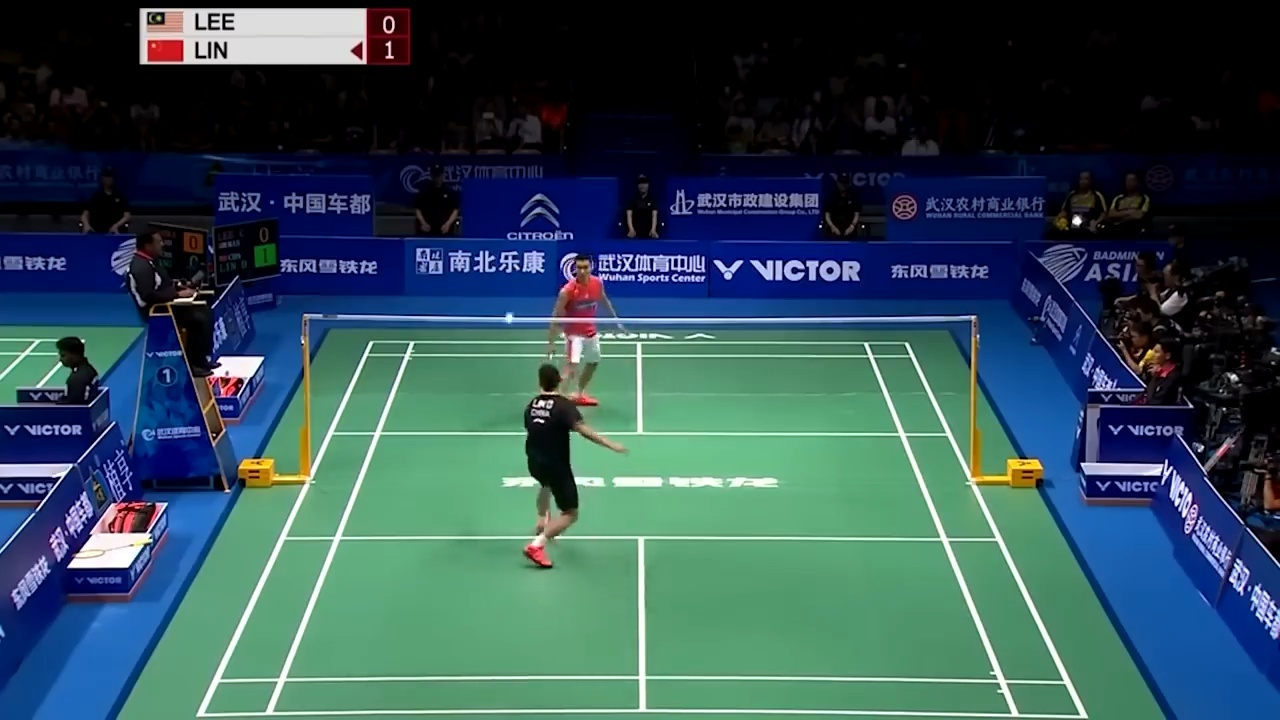
#> input picture jupyter/img_for_singlecourt/12.jpeg, 1280 x 720 px; its folder holds only this picture in this run
$ python test.py
#> lines starting #> are read from the running program, lines starting #| are printed output that depends on the picture; after the words box and inside, x2 and y2 are one past the last pixel; in counts of white or black regions, pixels touching at a corner belong together
import os
import cv2 as cv
import numpy as np
from matplotlib import pyplot as plt

# 获取当前目录下的所有jpeg图片
image_paths = [f for f in os.listdir('.') if f.endswith('.jpeg')]

# 定义角点
p1, p2, p3, p4 = (183, 337), (1099, 337), (183, 719), (1099, 719)

# 用于存储所有图像中检测到的线条
all_lines = []

# 处理每张图片
for path in image_paths:
    img_org = cv.imread(path)
#> img_org is the input picture: shape (720, 1280, 3); mean B, G, R 86.3, 79.2, 50.4
    img_gray = cv.cvtColor(img_org, cv.COLOR_BGR2GRAY)
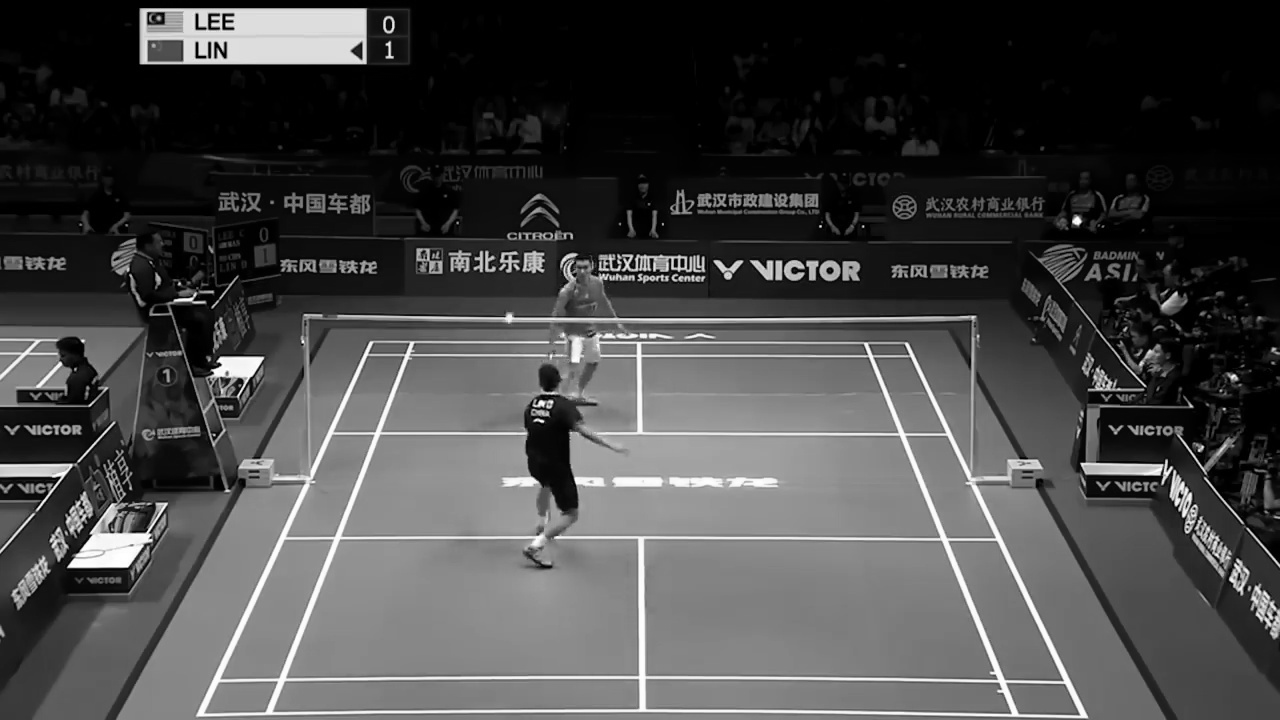
#> img_gray: shape (720, 1280); min 0, max 255, mean 71.4
    ret, th1 = cv.threshold(img_gray, 150, 255, cv.THRESH_BINARY)
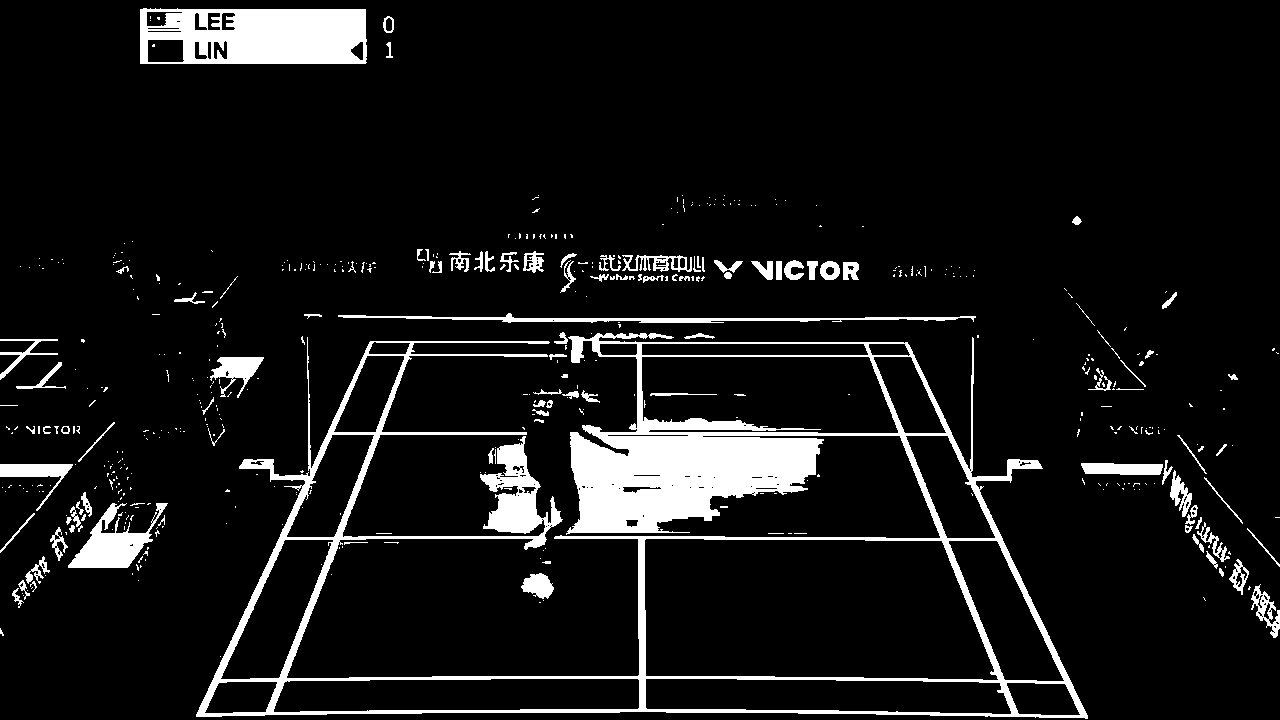
#> th1: shape (720, 1280); 8.5% white; 508 white regions (402 under 20 px), largest, box (x1, y1, x2, y2) and area: (196, 333, 1088, 719) 48503, (140, 8, 367, 64) 10530, (68, 503, 168, 568) 2629
    roi = th1[p1[1]:p4[1], p1[0]:p4[0]]
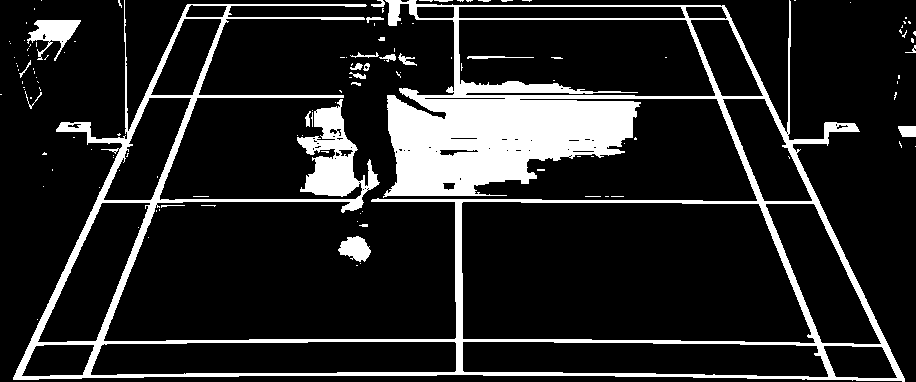
#> roi: shape (382, 916); 14.7% white; 128 white regions (106 under 20 px), largest, box (x1, y1, x2, y2) and area: (13, 0, 905, 382) 48193, (27, 20, 81, 61) 984, (338, 236, 371, 262) 562
    edges_roi = cv.Canny(roi, 50, 150, apertureSize=3)
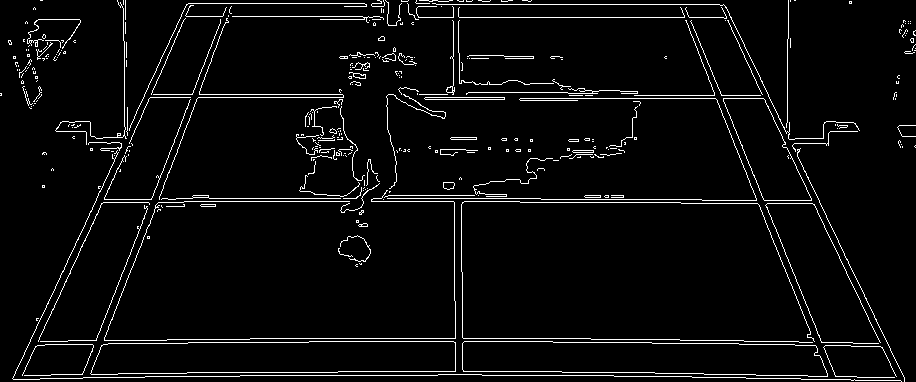
#> edges_roi: shape (382, 916); 4.3% white in thin lines or dots

    # 执行霍夫线变换
    linesP = cv.HoughLinesP(edges_roi, rho=1, theta=np.pi/180, threshold=120, minLineLength=10, maxLineGap=14)
#> linesP = 46 rows, first 6: [240, 375, 437, 375], [250, 338, 590, 338], [209, 198, 540, 198], [363, 17, 731, 17], [744, 341, 798, 341], [184, 201, 519, 201]

    # 存储检测到的线条
    if linesP is not None:
        for line in linesP:
            all_lines.append(line[0])
#> this loop made 46 passes
#> line on passes 1 to 12: [[240, 375, 437, 375]], [[250, 338, 590, 338]], [[209, 198, 540, 198]], [[363, 17, 731, 17]], [[744, 341, 798, 341]], [[184, 201, 519, 201]], [[436, 4, 723, 4]], [[12, 378, 187, 4]], [[150, 97, 343, 97]], [[686, 10, 829, 362]], [[546, 375, 659, 376]], [[562, 372, 654, 372]]
#> after the loop, all_lines = 46 items, first 6: [240, 375, 437, 375], [250, 338, 590, 338], [209, 198, 540, 198], [363, 17, 731, 17], [744, 341, 798, 341], [184, 201, 519, 201]

# 创建一个新图像
new_img = np.zeros((p4[1]-p1[1], p4[0]-p1[0], 3), np.uint8)

# 在新图像上绘制所有检测到的线条
for line in all_lines:
    x1, y1, x2, y2 = line
    cv.line(new_img, (x1, y1), (x2, y2), (0, 255, 0), 3)
#> this loop made 46 passes
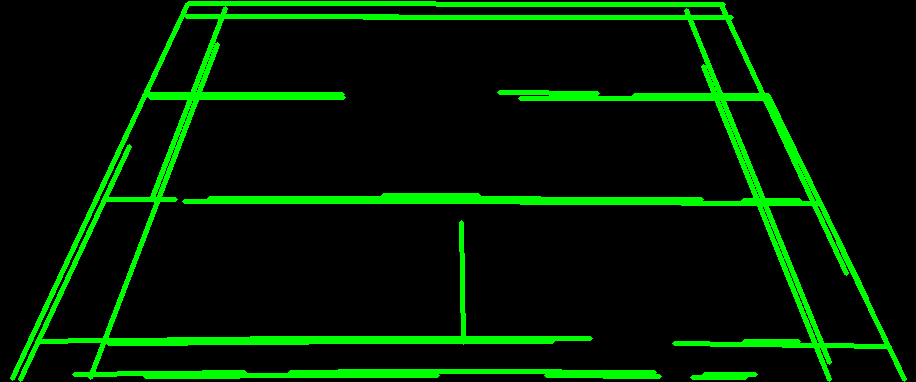
#> new_img: shape (382, 916, 3); mean of channels 0, 1, 2 0, 27.6, 0; drawn as B, G, R

# 显示和保存结果
plt.figure(figsize=(10, 8))
plt.imshow(cv.cvtColor(new_img, cv.COLOR_BGR2RGB))
plt.title('Detected Lines in All Images'), plt.xticks([]), plt.yticks([])
plt.show()

$ run again, on jupyter/img_for_singlecourt/3.jpeg
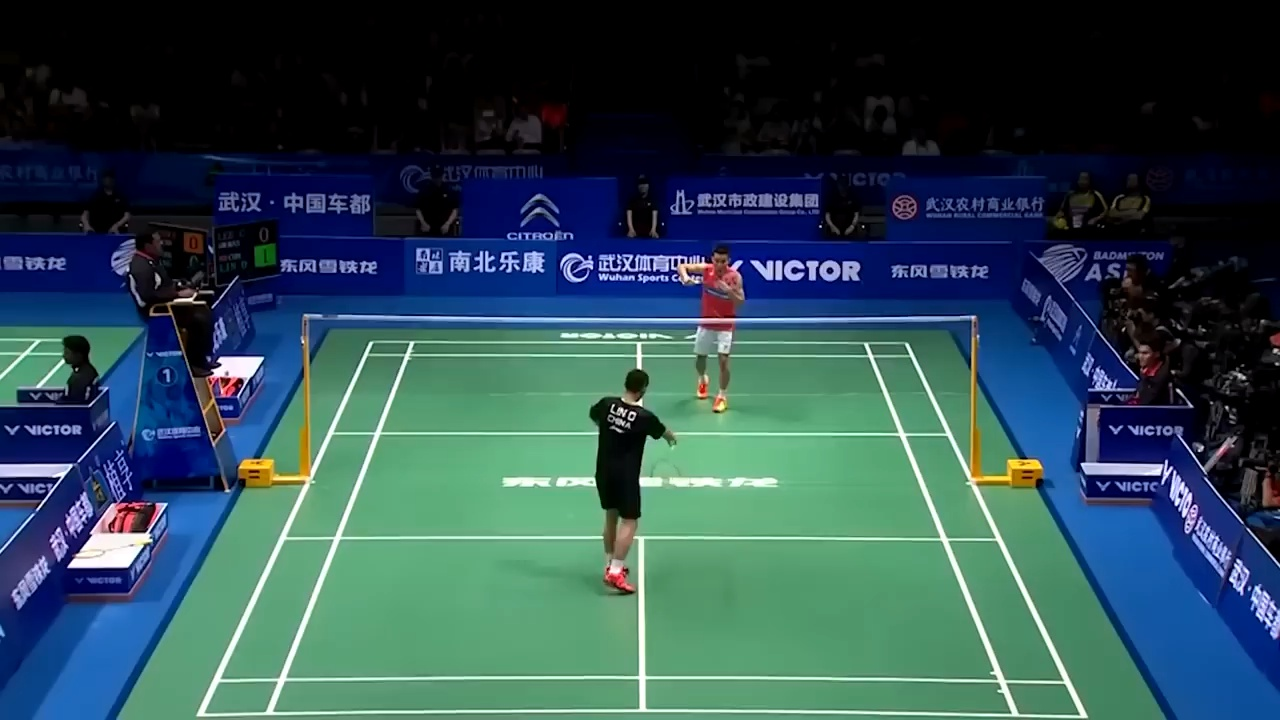
#> input picture jupyter/img_for_singlecourt/3.jpeg, 1280 x 720 px
#> img_org is the input picture: shape (720, 1280, 3); mean B, G, R 82.9, 76, 46.5
#> `ret, th1 = cv.threshold(img_gray, 150, 255, cv.THRESH_BINARY)`:
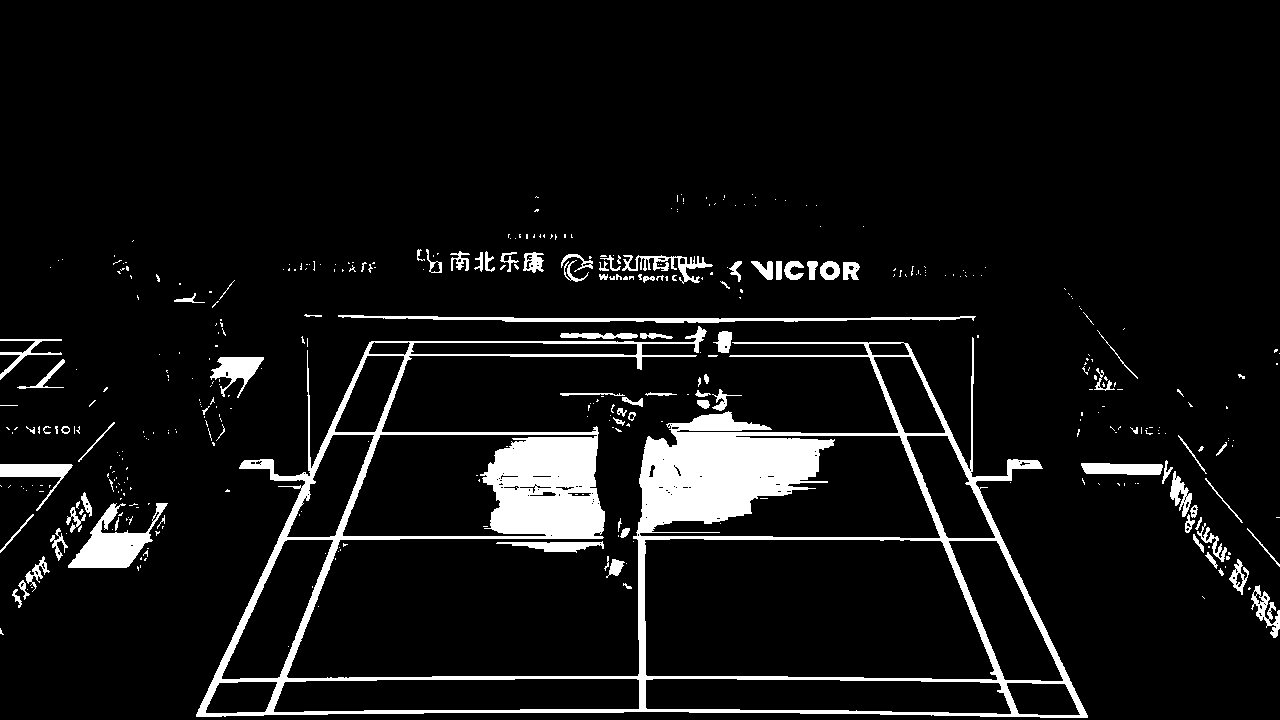
#> th1: shape (720, 1280); 7.5% white; 414 white regions (322 under 20 px), largest, box (x1, y1, x2, y2) and area: (196, 326, 1088, 718) 49056, (68, 503, 168, 568) 2602, (338, 315, 976, 323) 2115
#> roi: shape (382, 916); 15.1% white; 112 white regions (85 under 20 px), largest, box (x1, y1, x2, y2) and area: (13, 0, 905, 381) 48960, (27, 20, 81, 61) 996, (313, 204, 421, 216) 669
#> edges_roi: shape (382, 916); 4.2% white in thin lines or dots
#> linesP = 46 rows, first 6: [14, 375, 54, 375], [250, 338, 603, 338], [195, 342, 332, 342], [148, 198, 319, 198], [144, 94, 415, 94], [94, 202, 217, 202]
#> the loop `for line in linesP:` made 46 passes
#> after the loop `for line in linesP:`: all_lines = 46 items, first 6: [14, 375, 54, 375], [250, 338, 603, 338], [195, 342, 332, 342], [148, 198, 319, 198], [144, 94, 415, 94], [94, 202, 217, 202]
#> the loop `for line in all_lines:` made 46 passes
#> after the loop `for line in all_lines:`:
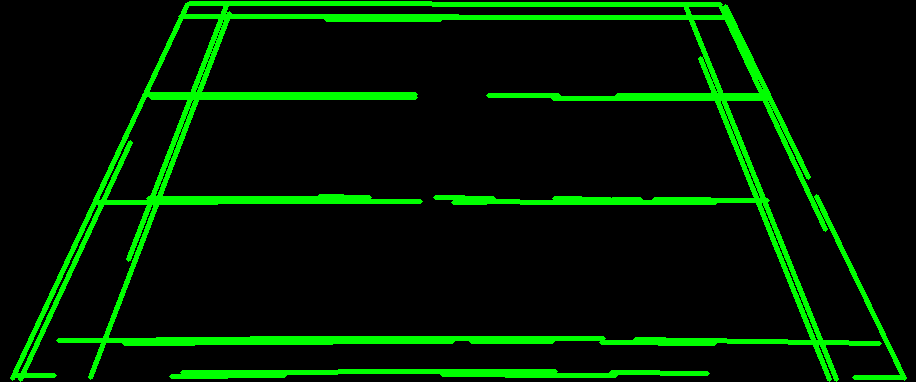
#> new_img: shape (382, 916, 3); mean of channels 0, 1, 2 0, 27.3, 0; drawn as B, G, R
